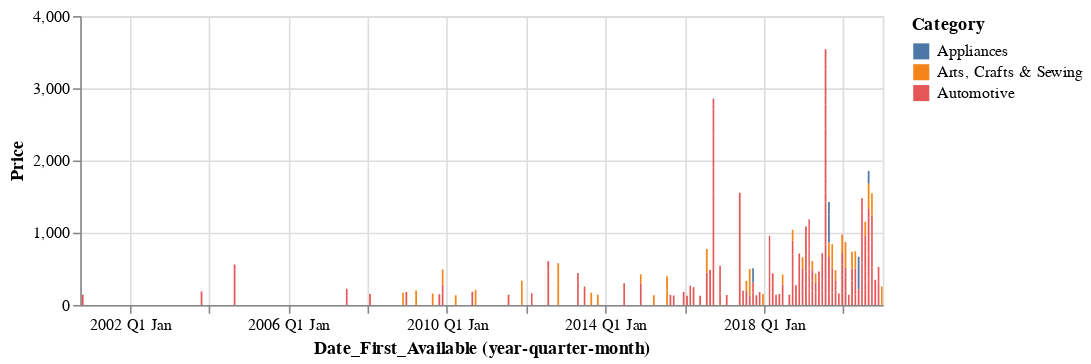

This figure's notebook cell:
### Code cell
alt.Chart(df).mark_bar().encode(
    x='yearquartermonth(Date_First_Available):T',
    y='Price',
    color='Category',    
    tooltip=['yearquartermonth(Date_First_Available)', 'Sellers', 'LQS', 'Reviews', 'Rank', 'Fees', 'Net', 'Est_Monthly_Sales','Est_Monthly_Revenue', 'Category', 'Product_Name']
).properties(
            height=180,
            width=500,
            ).interactive()

### Figure 1 — Vega-Lite specification as saved in the notebook (floating-point values rounded to 4 significant figures; data arrays with more than 128 entries replaced by an {"elided": "..."} marker saying what was removed)
{"config": {"view": {"continuousWidth": 400, "continuousHeight": 300}}, "data": {"name": "data-3b50b4528fbbed95e419cc83c04ee38b"}, "mark": "bar", "encoding": {"color": {"type": "nominal", "field": "Category"}, "tooltip": [{"type": "temporal", "field": "Date_First_Available", "timeUnit": "yearquartermonth"}, {"type": "quantitative", "field": "Sellers"}, {"type": "quantitative", "field": "LQS"}, {"type": "quantitative", "field": "Reviews"}, {"type": "quantitative", "field": "Rank"}, {"type": "quantitative", "field": "Fees"}, {"type": "quantitative", "field": "Net"}, {"type": "quantitative", "field": "Est_Monthly_Sales"}, {"type": "quantitative", "field": "Est_Monthly_Revenue"}, {"type": "nominal", "field": "Category"}, {"type": "nominal", "field": "Product_Name"}], "x": {"type": "temporal", "field": "Date_First_Available", "timeUnit": "yearquartermonth"}, "y": {"type": "quantitative", "field": "Price"}}, "height": 180, "selection": {"selector062": {"type": "interval", "bind": "scales", "encodings": ["x", "y"]}}, "width": 500, "$schema": "https://vega.github.io/schema/vega-lite/v4.8.1.json", "datasets": {"data-3b50b4528fbbed95e419cc83c04ee38b": {"elided": "206 records"}}}
